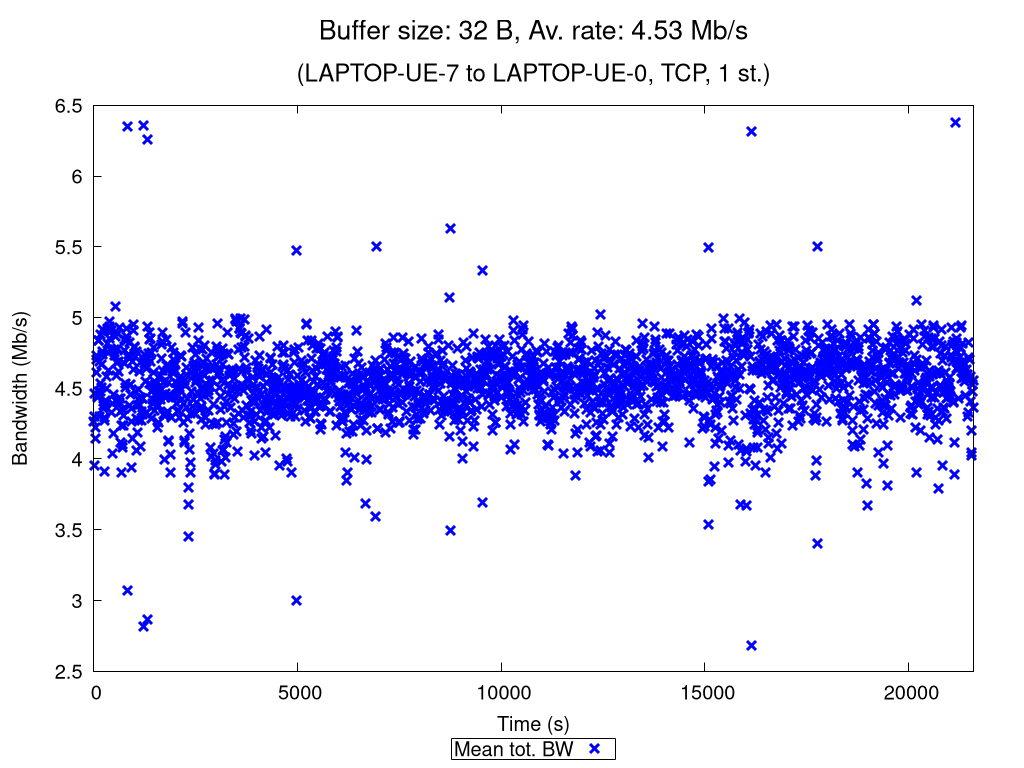

Here is the gnuplot script that generated this plot:
set terminal pngcairo nocrop enhanced size 1024,768 font "Verdana,15"
set output "TCP_1_st_2020_11_13_08-47-29_two2one_00032B.png"

set title "{/=20 Buffer size: 32 B, Av. rate: 4.53 Mb/s}\n\n{/=18 (LAPTOP-UE-7 to LAPTOP-UE-0, TCP, 1 st.)}"

set xlabel "Time (s)"
set ylabel "Bandwidth (Mb/s)"
set ytics nomirror
set key bmargin center horizontal box samplen 1 width -1
set bmargin 4.6
set rmargin 4.5

rf = 1000000.0  # rate factor
set style fill transparent solid 0.2 noborder
set autoscale xfix
plot "TCP_1_st_2020_11_13_08-47-29_two2one_00032B_iperf_processed.dat" using 1:($2/rf-$3/rf):($2/rf+$3/rf) with filledcurves lc rgb "blue" notitle, \
     "" using 1:($2/rf) with points pt 2 ps 1.5 lw 3 lc rgb "blue" title "Mean tot. BW", \
